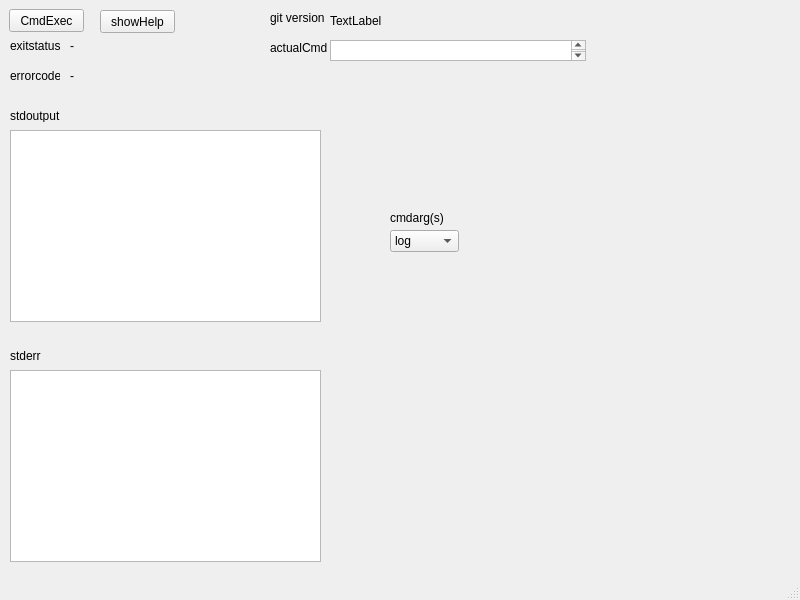
<?xml version="1.0" encoding="UTF-8"?>
<ui version="4.0">
 <class>MainWindow</class>
 <widget class="QMainWindow" name="MainWindow">
  <property name="geometry">
   <rect>
    <x>0</x>
    <y>0</y>
    <width>800</width>
    <height>600</height>
   </rect>
  </property>
  <property name="windowTitle">
   <string>MainWindow</string>
  </property>
  <widget class="QWidget" name="centralwidget">
   <widget class="QPushButton" name="pushButtonCmdExec">
    <property name="geometry">
     <rect>
      <x>9</x>
      <y>9</y>
      <width>75</width>
      <height>23</height>
     </rect>
    </property>
    <property name="text">
     <string>CmdExec</string>
    </property>
   </widget>
   <widget class="QPushButton" name="showHelpButton">
    <property name="geometry">
     <rect>
      <x>100</x>
      <y>10</y>
      <width>75</width>
      <height>23</height>
     </rect>
    </property>
    <property name="text">
     <string>showHelp</string>
    </property>
   </widget>
   <widget class="QLabel" name="exitcodeLabel">
    <property name="geometry">
     <rect>
      <x>70</x>
      <y>40</y>
      <width>50</width>
      <height>12</height>
     </rect>
    </property>
    <property name="text">
     <string>-</string>
    </property>
   </widget>
   <widget class="QLabel" name="errorcodeLabel">
    <property name="geometry">
     <rect>
      <x>70</x>
      <y>70</y>
      <width>50</width>
      <height>12</height>
     </rect>
    </property>
    <property name="text">
     <string>-</string>
    </property>
   </widget>
   <widget class="QTextBrowser" name="resultLabel">
    <property name="geometry">
     <rect>
      <x>10</x>
      <y>130</y>
      <width>311</width>
      <height>192</height>
     </rect>
    </property>
   </widget>
   <widget class="QTextBrowser" name="errorLabel">
    <property name="geometry">
     <rect>
      <x>10</x>
      <y>370</y>
      <width>311</width>
      <height>192</height>
     </rect>
    </property>
   </widget>
   <widget class="QLabel" name="label">
    <property name="geometry">
     <rect>
      <x>10</x>
      <y>350</y>
      <width>50</width>
      <height>12</height>
     </rect>
    </property>
    <property name="text">
     <string>stderr</string>
    </property>
   </widget>
   <widget class="QLabel" name="label_2">
    <property name="geometry">
     <rect>
      <x>10</x>
      <y>110</y>
      <width>50</width>
      <height>12</height>
     </rect>
    </property>
    <property name="text">
     <string>stdoutput</string>
    </property>
   </widget>
   <widget class="QLabel" name="label_3">
    <property name="geometry">
     <rect>
      <x>10</x>
      <y>70</y>
      <width>50</width>
      <height>12</height>
     </rect>
    </property>
    <property name="text">
     <string>errorcode</string>
    </property>
   </widget>
   <widget class="QLabel" name="label_4">
    <property name="geometry">
     <rect>
      <x>10</x>
      <y>40</y>
      <width>50</width>
      <height>12</height>
     </rect>
    </property>
    <property name="text">
     <string>exitstatus</string>
    </property>
   </widget>
   <widget class="QLabel" name="label_5">
    <property name="geometry">
     <rect>
      <x>270</x>
      <y>40</y>
      <width>61</width>
      <height>16</height>
     </rect>
    </property>
    <property name="text">
     <string>actualCmd</string>
    </property>
   </widget>
   <widget class="QLabel" name="label_6">
    <property name="geometry">
     <rect>
      <x>390</x>
      <y>210</y>
      <width>71</width>
      <height>16</height>
     </rect>
    </property>
    <property name="text">
     <string>cmdarg(s)</string>
    </property>
   </widget>
   <widget class="QComboBox" name="cmdList">
    <property name="geometry">
     <rect>
      <x>390</x>
      <y>230</y>
      <width>69</width>
      <height>22</height>
     </rect>
    </property>
    <item>
     <property name="text">
      <string>log</string>
     </property>
    </item>
    <item>
     <property name="text">
      <string>branch</string>
     </property>
    </item>
    <item>
     <property name="text">
      <string>status</string>
     </property>
    </item>
    <item>
     <property name="text">
      <string>diff</string>
     </property>
    </item>
   </widget>
   <widget class="QTextBrowser" name="execedCmdLabel">
    <property name="geometry">
     <rect>
      <x>330</x>
      <y>40</y>
      <width>256</width>
      <height>21</height>
     </rect>
    </property>
   </widget>
   <widget class="QLabel" name="label_7">
    <property name="geometry">
     <rect>
      <x>270</x>
      <y>10</y>
      <width>61</width>
      <height>16</height>
     </rect>
    </property>
    <property name="text">
     <string>git version</string>
    </property>
   </widget>
   <widget class="QLabel" name="gitverLabel">
    <property name="geometry">
     <rect>
      <x>330</x>
      <y>10</y>
      <width>251</width>
      <height>21</height>
     </rect>
    </property>
    <property name="text">
     <string>TextLabel</string>
    </property>
   </widget>
  </widget>
  <widget class="QStatusBar" name="statusbar"/>
 </widget>
 <resources/>
 <connections/>
</ui>
